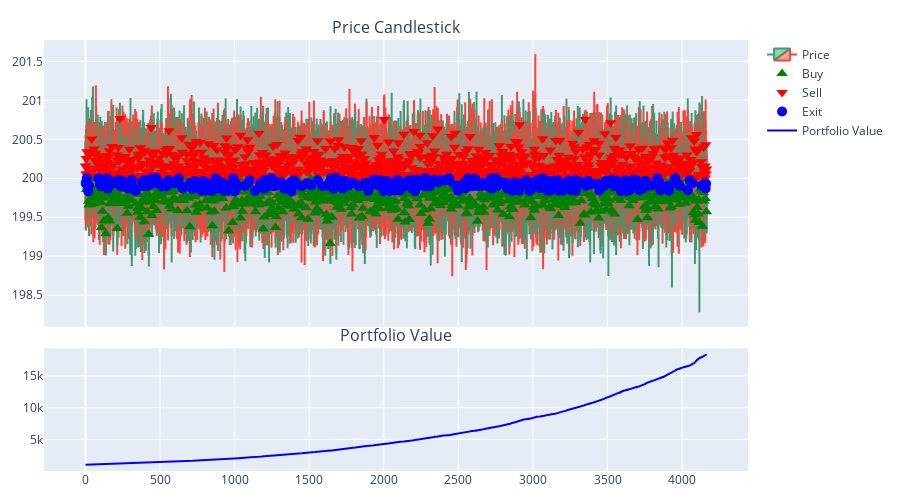

The cell this chart's notebook holds for it:
### Code cell
historical_info_df = history_dfs[-1]
buy_df_xgb, sell_df_xgb, exit_df_xgb = extract_signals(historical_info_df)
fig_xgb = build_fig(
    historical_info_df,
    buy_df_xgb,
    sell_df_xgb,
    exit_df_xgb
)
fig_xgb.show()

### Figure 1 — Plotly figure (JSON) as saved in the notebook; plotly's stock layout.template omitted (floating-point values rounded to 4 significant figures; data arrays with more than 128 entries replaced by an {"elided": "..."} marker saying what was removed)
{"data": [{"close": {"elided": "4166 float values"}, "high": {"elided": "4166 float values"}, "low": {"elided": "4166 float values"}, "name": "Price", "open": {"elided": "4166 float values"}, "type": "candlestick", "x": {"elided": "4166 int values"}, "xaxis": "x", "yaxis": "y"}, {"marker": {"color": "green", "size": 10, "symbol": "triangle-up"}, "mode": "markers", "name": "Buy", "type": "scatter", "x": {"elided": "821 int values"}, "xaxis": "x", "y": {"elided": "821 float values"}, "yaxis": "y"}, {"marker": {"color": "red", "size": 10, "symbol": "triangle-down"}, "mode": "markers", "name": "Sell", "type": "scatter", "x": {"elided": "918 int values"}, "xaxis": "x", "y": {"elided": "918 float values"}, "yaxis": "y"}, {"marker": {"color": "blue", "size": 10, "symbol": "circle"}, "mode": "markers", "name": "Exit", "type": "scatter", "x": {"elided": "338 int values"}, "xaxis": "x", "y": {"elided": "338 float values"}, "yaxis": "y"}, {"line": {"color": "blue"}, "mode": "lines", "name": "Portfolio Value", "type": "scatter", "x": {"elided": "4166 int values"}, "xaxis": "x2", "y": {"elided": "4166 float values"}, "yaxis": "y2"}], "layout": {"annotations": [{"font": {"size": 16}, "showarrow": false, "text": "Price Candlestick", "x": 0.5, "xanchor": "center", "xref": "paper", "y": 1.0, "yanchor": "bottom", "yref": "paper"}, {"font": {"size": 16}, "showarrow": false, "text": "Portfolio Value", "x": 0.5, "xanchor": "center", "xref": "paper", "y": 0.285, "yanchor": "bottom", "yref": "paper"}], "height": 500, "margin": {"b": 20, "l": 40, "r": 20, "t": 40}, "xaxis": {"anchor": "y", "domain": [0, 1], "matches": "x2", "rangeslider": {"visible": false}, "showticklabels": false}, "xaxis2": {"anchor": "y2", "domain": [0, 1], "rangeslider": {"visible": false}}, "yaxis": {"anchor": "x", "domain": [0.335, 1.0]}, "yaxis2": {"anchor": "x2", "domain": [0, 0.285]}}}
